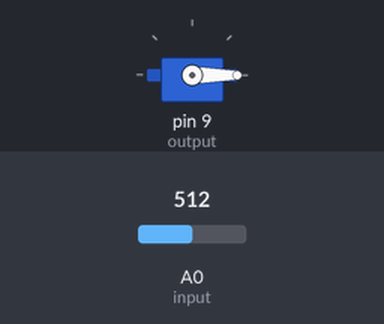
Simulated run of this sketch. Board: Arduino Uno, built with avr-gcc and run on an emulated ATmega328P. Parts: servo. The inputs (shaded band) are chosen by the test bench; at power-on: A0 (input) = 512. What the sketch prints to the serial monitor is not drawn.

Above: at 0.05 s.
At 2.65 s:
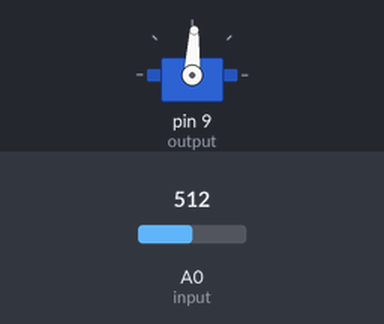
At 5.25 s:
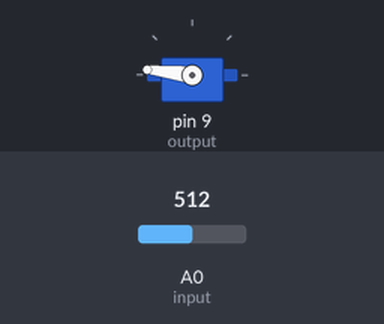
At 10.5 s:
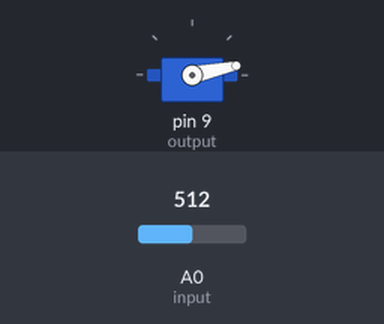
Timing chart, 0 to 14.1 s (numbered marks = the images above):
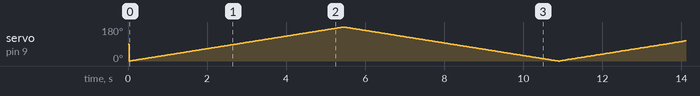

The sketch:

moist.ino.ino
```cpp
#include<Servo.h>
Servo s;
int input = A0;
int output = 9;

void setup()
{
  pinMode(A0,INPUT);
  pinMode(9,OUTPUT);
  s.attach(output);
  Serial.begin(9600);
}

void loop()
{
  int value = analogRead(input);
  Serial.println(value);
  delay(30);
  int threshold = 500;
  for(int i=0;i<180;i++)
  {
    s.write(i);
    delay(30);
  }
  for(int i=180;i>0;i--)
  {
    s.write(i);
    delay(30);
  }
}
```
